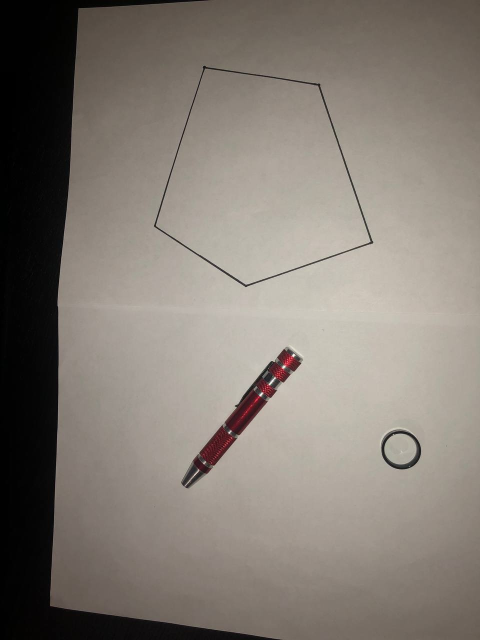
#> input picture dataset/2_true.jpg, 960 x 1280 px (shown at 1/2 size); its folder holds only this picture in this run
$ python -i IntellijPlacer.py   (imports and definitions only)
#> lines starting #> are read from the running program, lines starting #| are printed output that depends on the picture; after the words box and inside, x2 and y2 are one past the last pixel; in counts of white or black regions, pixels touching at a corner belong together
import os
import numpy as np
import imageio
from skimage.transform import resize
from skimage.color import rgb2gray
from scipy.ndimage.morphology import binary_fill_holes
from skimage.morphology import binary_closing
from skimage.feature import canny
import cv2 as cv
import random as rng


class IntellijPlacer:

    def __init__(self):
        self.img = None
        self.pics = []
        self.smallres_dir = '/small_res/'

    # [54 lines left out: functions to_polar_coordinated, to_cartesian_coordinates, read_pics, rotate, get_pics, not called in this run]

    def cv2_image_from_imageio(self, img):
        return (img * 255).astype(np.uint8)

    def binarize(self, image):
        gray = rgb2gray(image)
        new_edge_map = binary_closing(canny(gray, sigma=0.4), footprint=np.ones((3, 3)))    # бинаризация изображений
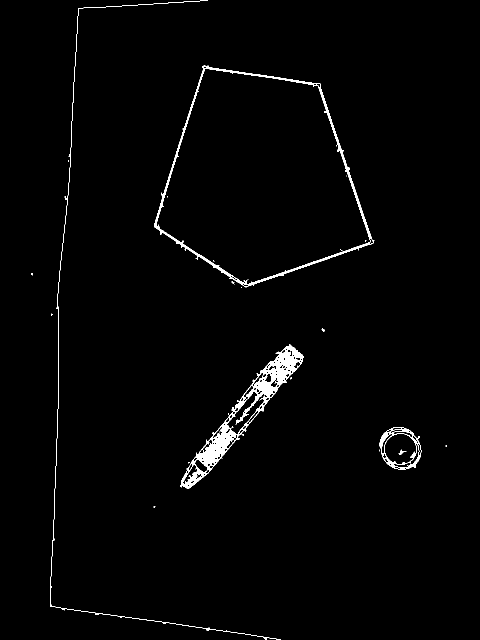
#> new_edge_map: shape (1280, 960) bool (shown at 1/2 size); 1.5% white; 27 white regions (20 under 20 px), largest, box (x1, y1, x2, y2) and area: (360, 689, 608, 977) 9318, (308, 131, 749, 575) 5776, (100, 0, 561, 1280) 2149
        new_edge_segmentation = binary_fill_holes(new_edge_map)
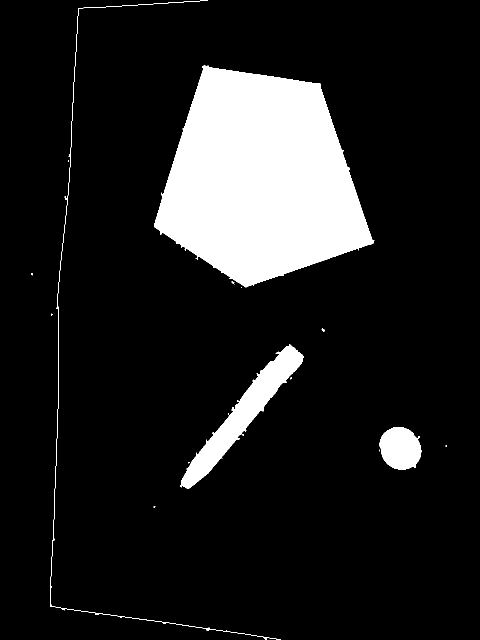
#> new_edge_segmentation: shape (1280, 960) bool (shown at 1/2 size); 12.5% white; 18 white regions (12 under 20 px), largest, box (x1, y1, x2, y2) and area: (308, 131, 749, 575) 131134, (360, 689, 608, 977) 15042, (759, 854, 843, 939) 5545, (100, 0, 561, 1280) 2149, (643, 657, 649, 663) 23, (463, 562, 469, 569) 20
        return self.cv2_image_from_imageio(new_edge_segmentation)

    # [98 lines left out: functions check_place, check_shape, fit_iteration, check_image, not called in this run]

>>> import cv2
>>> picture = cv2.cvtColor(cv2.imread('../dataset/2_true.jpg'), cv2.COLOR_BGR2RGB)
>>> result = IntellijPlacer().binarize(picture)

$ run again, on dataset/3_true.jpg
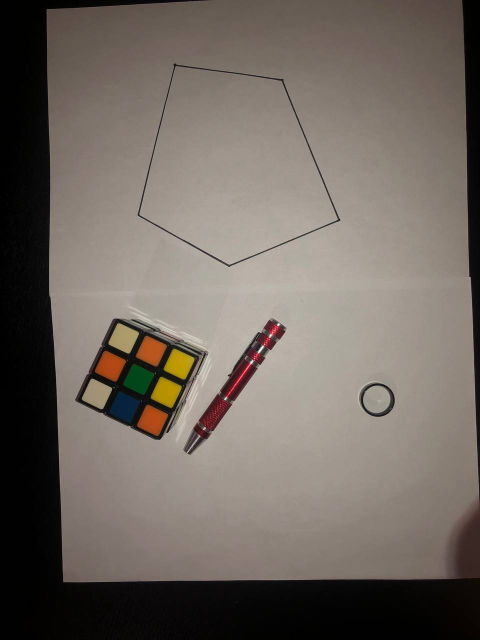
#> input picture dataset/3_true.jpg, 960 x 1280 px (shown at 1/2 size)
#> in binarize, `new_edge_map = binary_closing(canny(gray, sigma=0.4), footprint=np.one..`:
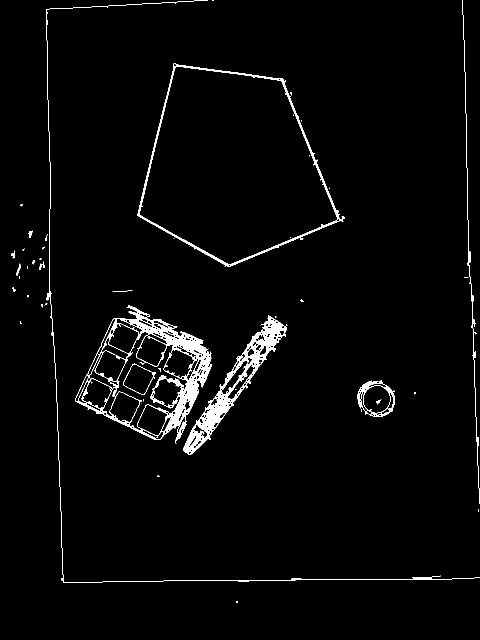
#> new_edge_map: shape (1280, 960) bool (shown at 1/2 size); 2.6% white; 53 white regions (35 under 20 px), largest, box (x1, y1, x2, y2) and area: (150, 610, 424, 888) 12790, (366, 630, 574, 910) 8415, (275, 127, 689, 534) 4961
#> in binarize, `new_edge_segmentation = binary_fill_holes(new_edge_map)`:
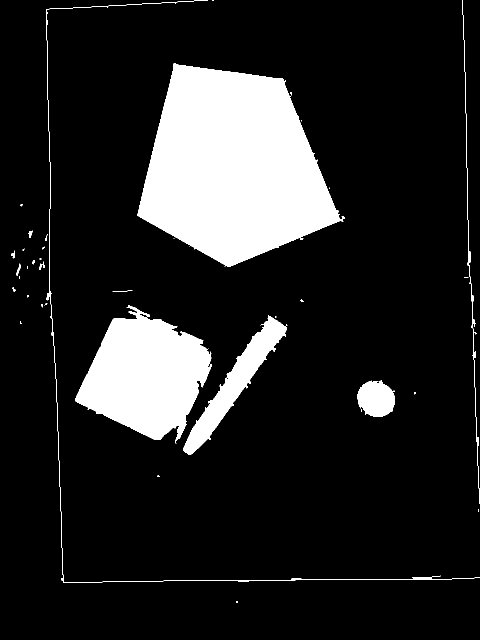
#> new_edge_segmentation: shape (1280, 960) bool (shown at 1/2 size); 14.5% white; 40 white regions (25 under 20 px), largest, box (x1, y1, x2, y2) and area: (275, 127, 689, 534) 111190, (150, 610, 424, 888) 45265, (366, 630, 574, 910) 12549

$ run again, on dataset/5_false.jpg
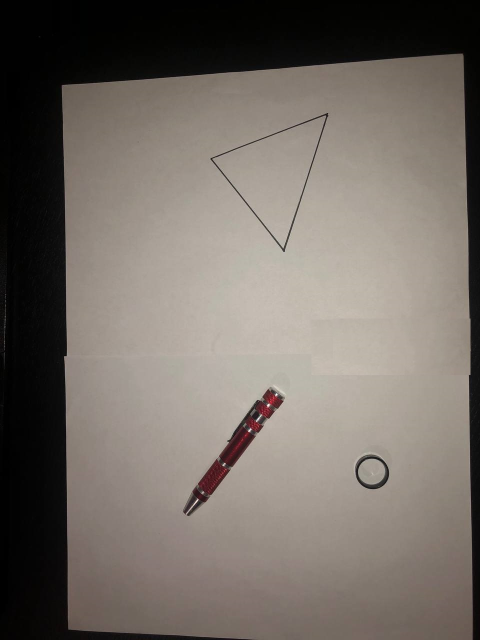
#> input picture dataset/5_false.jpg, 960 x 1280 px (shown at 1/2 size)
#> in binarize, `new_edge_map = binary_closing(canny(gray, sigma=0.4), footprint=np.one..`:
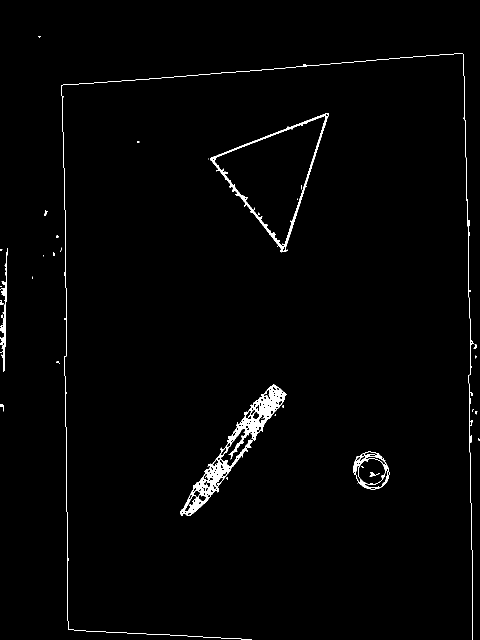
#> new_edge_map: shape (1280, 960) bool (shown at 1/2 size); 1.4% white; 35 white regions (23 under 20 px), largest, box (x1, y1, x2, y2) and area: (360, 769, 573, 1032) 7617, (123, 107, 948, 1280) 3805, (421, 226, 657, 505) 3278
#> in binarize, `new_edge_segmentation = binary_fill_holes(new_edge_map)`:
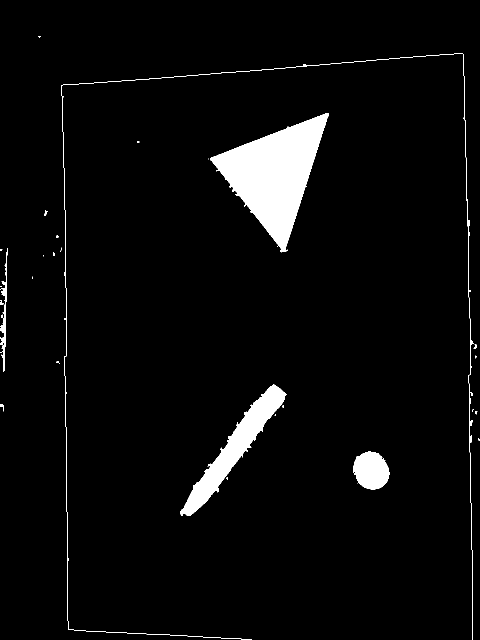
#> new_edge_segmentation: shape (1280, 960) bool (shown at 1/2 size); 4.2% white; 28 white regions (17 under 20 px), largest, box (x1, y1, x2, y2) and area: (421, 226, 657, 505) 29760, (360, 769, 573, 1032) 12039, (707, 903, 779, 979) 4176

$ run again, on dataset/7_false.jpg
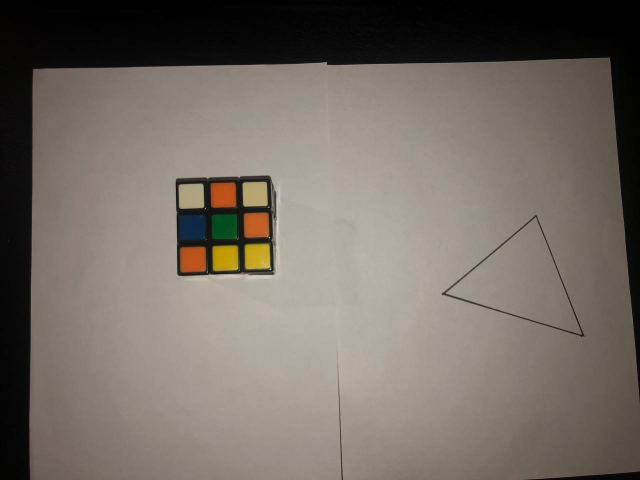
#> input picture dataset/7_false.jpg, 1280 x 960 px (shown at 1/2 size)
#> in binarize, `new_edge_map = binary_closing(canny(gray, sigma=0.4), footprint=np.one..`:
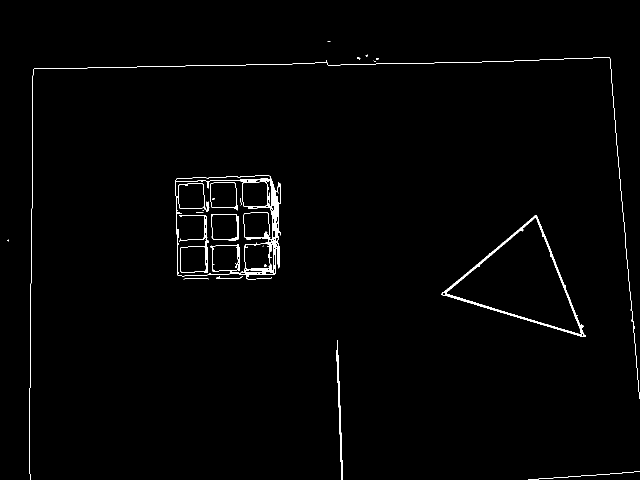
#> new_edge_map: shape (960, 1280) bool (shown at 1/2 size); 1.1% white; 25 white regions (12 under 20 px), largest, box (x1, y1, x2, y2) and area: (351, 351, 562, 559) 5216, (883, 430, 1172, 674) 3138, (58, 115, 1280, 960) 2708
#> in binarize, `new_edge_segmentation = binary_fill_holes(new_edge_map)`:
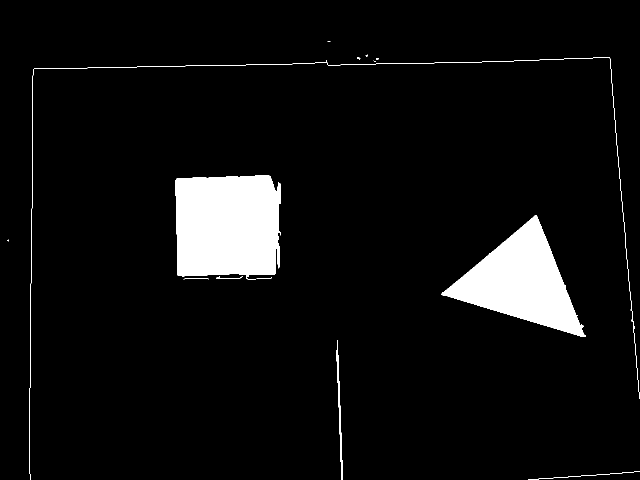
#> new_edge_segmentation: shape (960, 1280) bool (shown at 1/2 size); 6.1% white; 14 white regions (5 under 20 px), largest, box (x1, y1, x2, y2) and area: (351, 351, 562, 559) 39961, (883, 430, 1172, 674) 31426, (58, 115, 1280, 960) 2708
